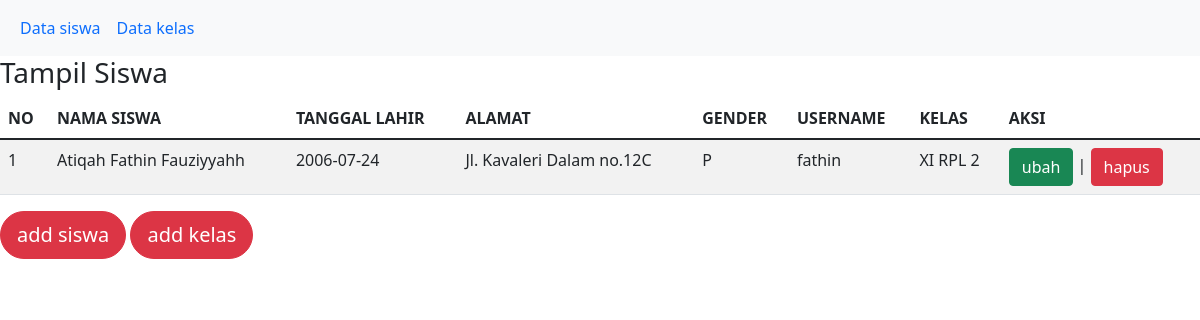
The app's page /tampil_siswa.php with its own data.
### tables this page shows
CREATE TABLE `siswa` (
  `id_siswa` int(11) NOT NULL,
  `nama_siswa` varchar(100) NOT NULL,
  `tanggal_lahir` date NOT NULL,
  `gender` enum('L','P') NOT NULL,
  `alamat` text NOT NULL,
  `username` varchar(255) NOT NULL,
  `password` varchar(255) NOT NULL,
  `id_kelas` int(11) NOT NULL
);

CREATE TABLE `kelas` (
  `id_kelas` int(11) NOT NULL,
  `nama_kelas` varchar(20) NOT NULL,
  `kelompok` varchar(20) NOT NULL,
  `angkatan` int(11) NOT NULL
);

### tampil_siswa.php (the view, shortened to what this page needs)
<?php include 'navbar.php'; ?>
    <h3>Tampil Siswa</h3>
    <table class="table table-hover table-striped">
        <thead>
            <tr>
                <th>NO</th><th>NAMA SISWA</th><th>TANGGAL LAHIR</th>
                <th>ALAMAT</th><th>GENDER</th>
                <th>USERNAME</th><th>KELAS</th><th>AKSI</th>
            </tr>
        </thead>
        <tbody>
            <?php
            include "koneksi.php";
            $qry_siswa=mysqli_query($conn, "select * from siswa join kelas on kelas.id_kelas=siswa.id_kelas");
            $no=0;
            while($data_siswa=mysqli_fetch_array($qry_siswa)){
            $no++;?>
            <tr>
                <td><?=$no?></td>
                <td><?=$data_siswa['nama_siswa']?></td>
                <td><?=$data_siswa['tanggal_lahir']?></td>
                <td><?=$data_siswa['alamat']?></td>
                <td><?=$data_siswa['gender']?></td>
                <td><?=$data_siswa['username']?></td>
                <td><?=$data_siswa['nama_kelas']?></td>
                <td>
                    <a href="ubah_siswa.php?id_siswa=<?=$data_siswa['id_siswa']?>"class="btn btn-success">ubah</a> | <a href="hapus.php?id_siswa=<?=$data_siswa['id_siswa']?>" onclick="return confirm('apakah anda yakin menghapus data ini?')" class="btn btn-danger">hapus</a>
                </td>
            </tr>
            <?php
            }
            ?>
        </tbody>
    </table>
<a href="tambah_siswa.php" class="btn btn-danger  btn-lg rounded-pill">add siswa</a>
<a href="tambah_kelas.php" class="btn btn-danger btn-lg rounded-pill">add kelas</a>
</body>
</html>

### records on screen
siswa: nama_siswa "Atiqah Fathin Fauziyyahh", tanggal_lahir "2006-07-24", alamat "Jl. Kavaleri Dalam no.12C", gender "P", username "fathin", id_kelas.nama_kelas "XI RPL 2"
